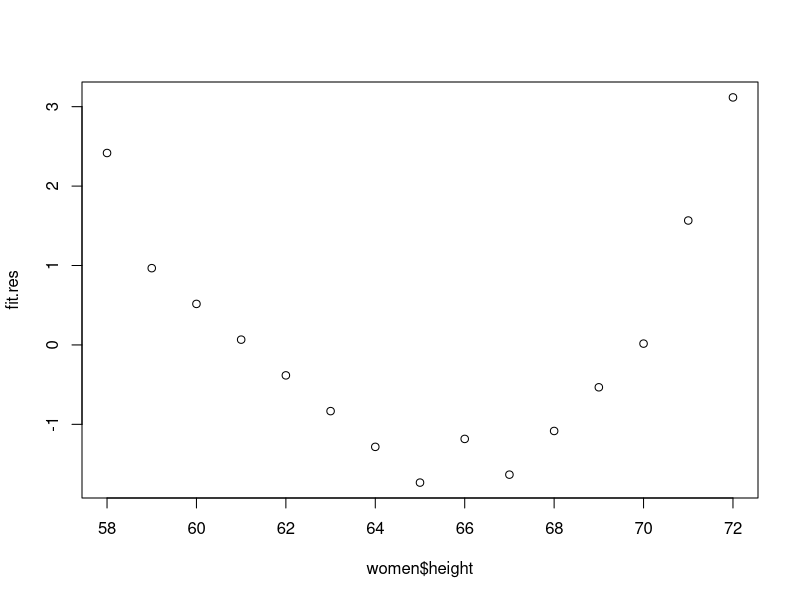
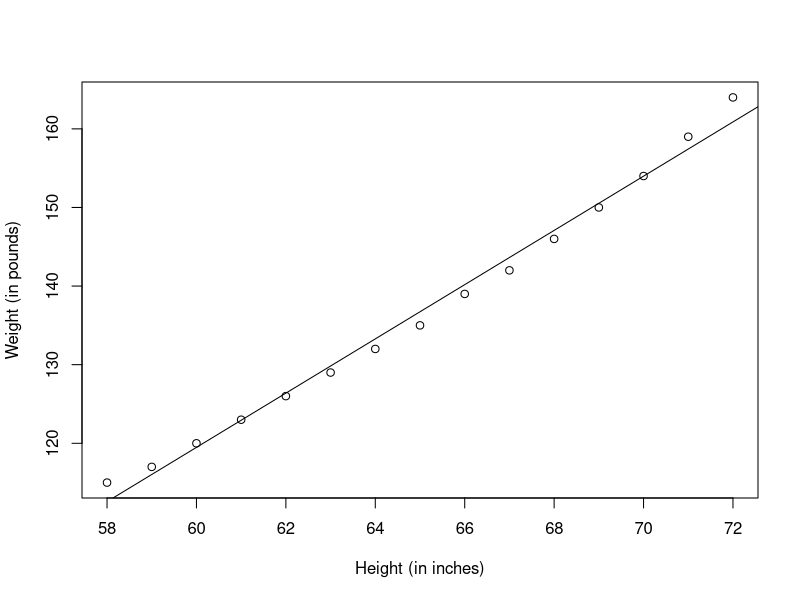
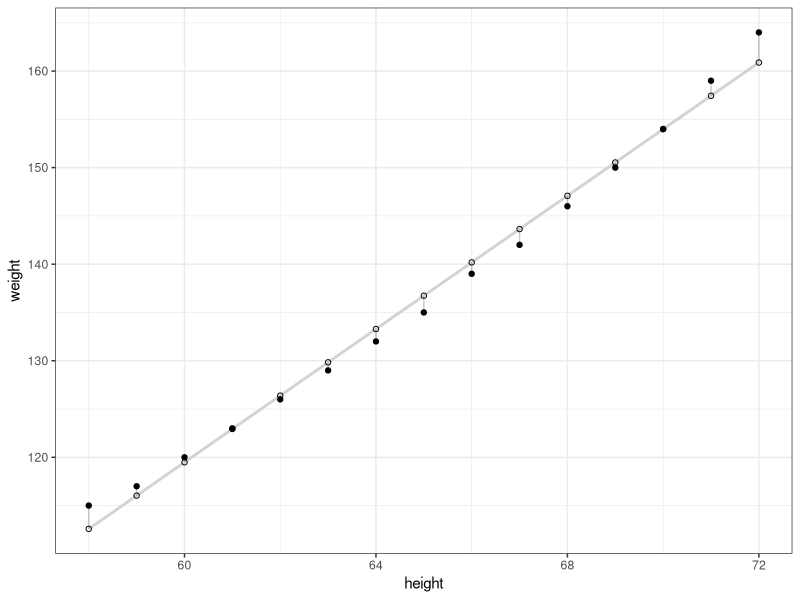
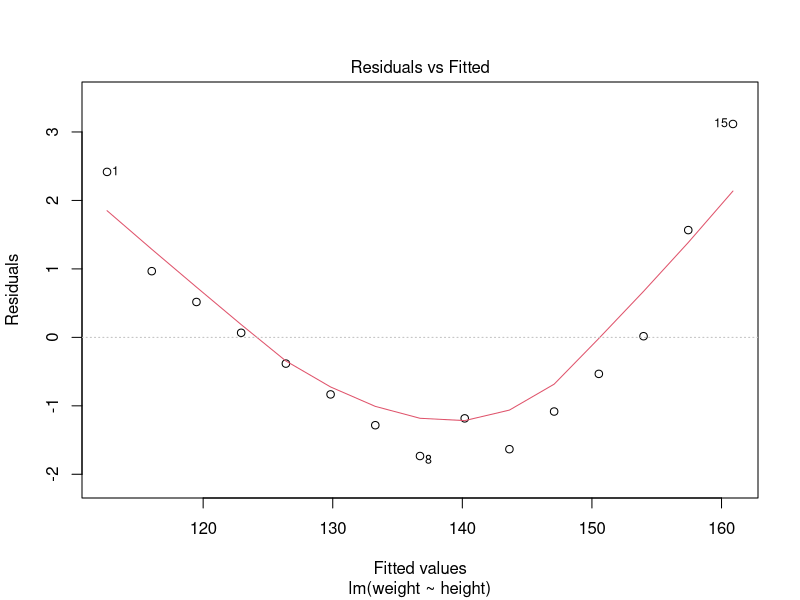
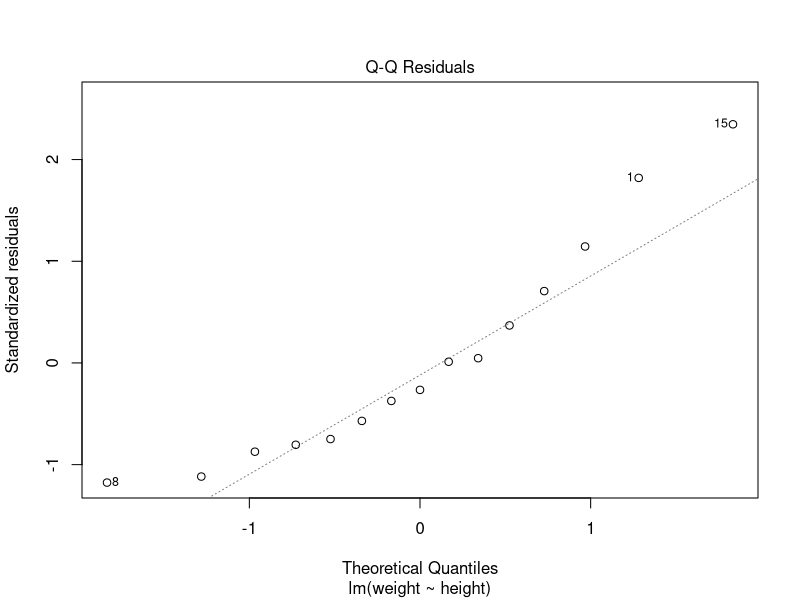
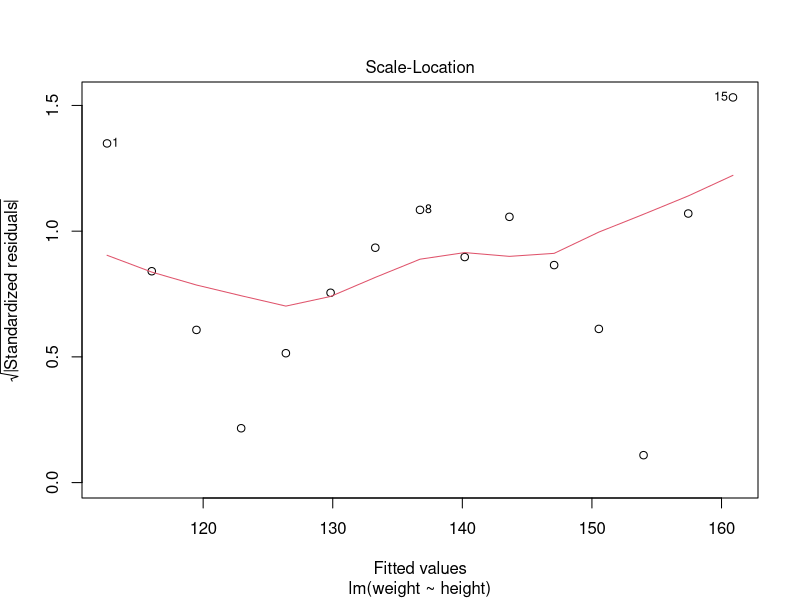
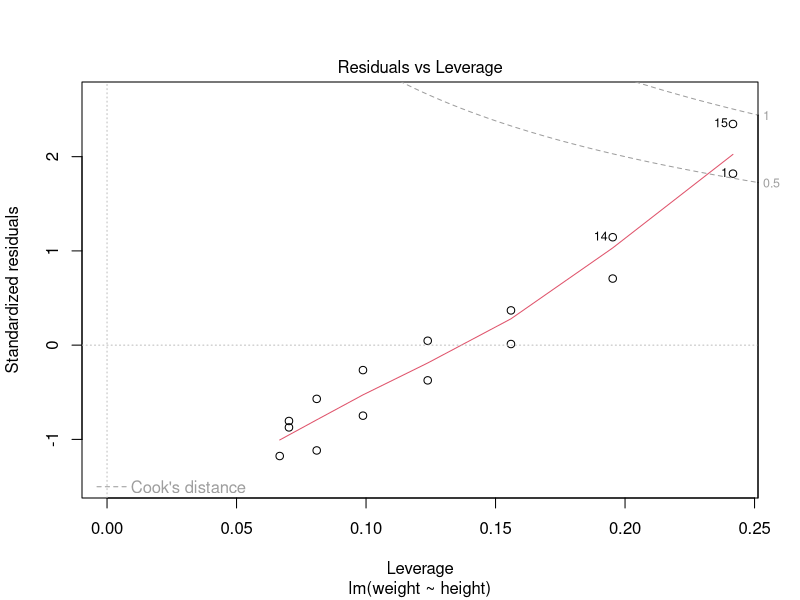
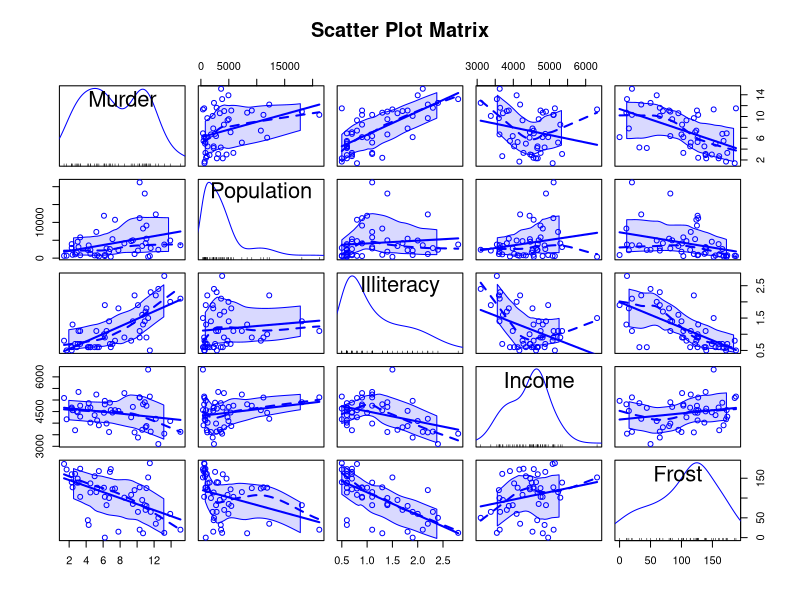

These charts were generated, in order, by the following R code:
## ---- chunk 1
rm(list=ls())
library(here)
library(car)
#library(tibble)
#library(tidyverse)
#library(formattable)
#library(data.table)
#library(kableExtra)
#library(flextable)
options(scipen = 999) ##notacion cientifica apagada
## ---- chunk 2
library(ggplot2)
## ---- chunk 3
help(women)
fit <- lm(weight ~ height, data=women)
summary(fit)
## ---- chunk 4
fit.res <- fit$residuals
mean(fit.res)
plot(women$height, fit.res)
## ---- chunk 5
women$weight
## ---- chunk 6
residuals(fit)
## ---- chunk 7
#par(mfrow=c(1,1))
plot(women$height,women$weight,
               xlab="Height (in inches)",
               ylab="Weight (in pounds)") 

abline(fit)
## ---- chunk 8
library(ggplot2)
women$predicted <- predict(fit) 
ggplot(women, aes(x = height, y = weight)) +
  geom_smooth(method = "lm", se = FALSE, color = "lightgrey") +  
  geom_segment(aes(xend = height, yend = predicted), alpha = .2) +
  geom_point() +
  geom_point(aes(y = predicted), shape = 1) +
  theme_bw() 
## ---- chunk 9
fit <- lm(weight ~ height, data=women)
#par(mfrow=c(2,2))
plot(fit)
## ---- chunk 10
help("state.x77")
states <- as.data.frame(state.x77[,c("Murder", "Population",
                        "Illiteracy", "Income", "Frost")])
## ---- chunk 11
cor(states)
## ---- chunk 12
library(car)
scatterplotMatrix(states, spread=FALSE, smoother.args=list(lty=2),
    main="Scatter Plot Matrix")
## ---- chunk 13
states <- as.data.frame(state.x77[,c("Murder", "Population",
                        "Illiteracy", "Income", "Frost")])
fit <- lm(Murder ~ Population + Illiteracy + Income + Frost, data=states)
#par(mfrow=c(2,2))
plot(fit)
